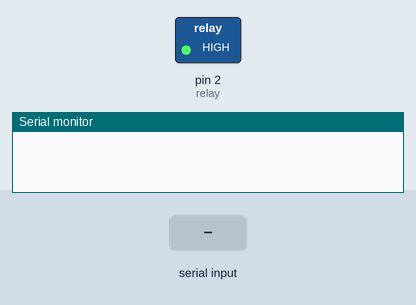
This sketch was run on a simulated Arduino Uno, built with avr-gcc and run on an emulated ATmega328P. Shown: switched loads named in the sketch (green lamp = pin HIGH), the last lines printed to the serial monitor. Inputs (shaded band) come from the test bench.

Above: at 1.2 s.
1.3 s: "on" received over the second serial link
At 3.5 s:
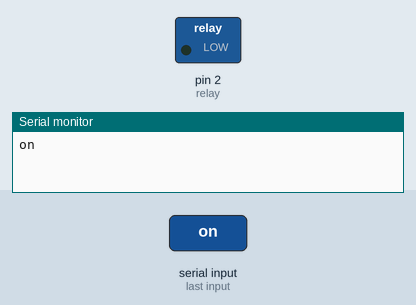
3.8 s: "off" received over the second serial link
At 5.5 s:
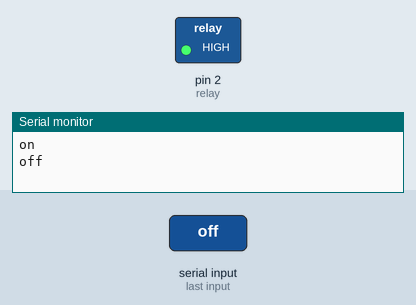
Timing chart, 0 to 7.0 s (numbered marks = the images above; inputs shaded):
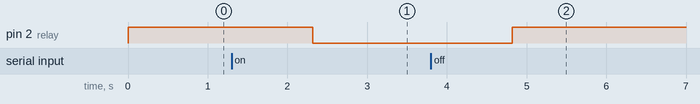

The sketch:

bluetooth.ino
```cpp
//By Anonymous Shrimp
//https://youtube.com/channel/UCs2Sz1gPlWAdET5qcLcZCJw
//https://github.com/Anonymous-Shrimp


#include <SoftwareSerial.h>

bool newLineS = false;
const int relay = 2;
String input;
SoftwareSerial bluetooth(5, 4);


void setup()
{
  Serial.begin(9600);
  bluetooth.begin(9600);
  pinMode(relay, OUTPUT);
  digitalWrite(relay, HIGH);
}

void loop()
{
  if(bluetooth.available()){
  while(bluetooth.available())
  {
    input += bluetooth.readString();
    delay(2);
  }
  Serial.println(input);


  if (input == "on"){

      bluetooth.println("Turning on...");
      digitalWrite(relay, LOW);

  }else if (input == "off"){

      bluetooth.println("Turning off...");
      digitalWrite(relay, HIGH);

  }else{
    bluetooth.println("Please enter on or off");
  }
  }

  input = "";


  }
```

Measured:
- after the input at 1.3 s, pin 2 (relay): HIGH → LOW after 1.0 s
- after the input at 3.8 s, pin 2 (relay): LOW → HIGH after 1.0 s
